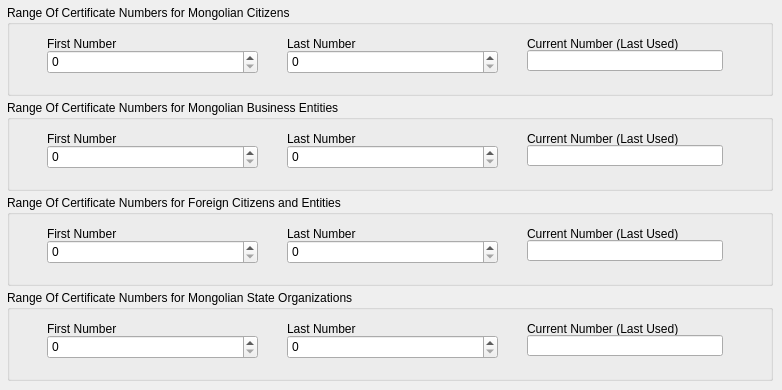
   <widget class="QWidget" name="tab_4">
    <attribute name="title">
     <string>Certificates Numbers</string>
    </attribute>
    <widget class="QGroupBox" name="groupBox_6">
     <property name="geometry">
      <rect>
       <x>7</x>
       <y>5</y>
       <width>766</width>
       <height>91</height>
      </rect>
     </property>
     <property name="title">
      <string>Range Of Certificate Numbers for Mongolian Citizens</string>
     </property>
     <widget class="QLabel" name="label_25">
      <property name="geometry">
       <rect>
        <x>40</x>
        <y>30</y>
        <width>210</width>
        <height>17</height>
       </rect>
      </property>
      <property name="text">
       <string>First Number</string>
      </property>
     </widget>
     <widget class="QLabel" name="label_26">
      <property name="geometry">
       <rect>
        <x>280</x>
        <y>30</y>
        <width>210</width>
        <height>17</height>
       </rect>
      </property>
      <property name="text">
       <string>Last Number</string>
      </property>
     </widget>
     <widget class="QLabel" name="label_27">
      <property name="geometry">
       <rect>
        <x>520</x>
        <y>30</y>
        <width>210</width>
        <height>17</height>
       </rect>
      </property>
      <property name="text">
       <string>Current Number (Last Used)</string>
      </property>
     </widget>
     <widget class="QSpinBox" name="mn_citizen_first_number_spinbox">
      <property name="geometry">
       <rect>
        <x>40</x>
        <y>45</y>
        <width>211</width>
        <height>24</height>
       </rect>
      </property>
      <property name="maximum">
       <number>2147483644</number>
      </property>
     </widget>
     <widget class="QSpinBox" name="mn_citizen_last_number_spinbox">
      <property name="geometry">
       <rect>
        <x>280</x>
        <y>45</y>
        <width>211</width>
        <height>24</height>
       </rect>
      </property>
      <property name="maximum">
       <number>2147483645</number>
      </property>
     </widget>
     <widget class="QLineEdit" name="mn_citizen_current_number_ledit">
      <property name="geometry">
       <rect>
        <x>520</x>
        <y>45</y>
        <width>196</width>
        <height>21</height>
       </rect>
      </property>
      <property name="readOnly">
       <bool>true</bool>
      </property>
     </widget>
    </widget>
    <widget class="QGroupBox" name="groupBox_11">
     <property name="geometry">
      <rect>
       <x>7</x>
       <y>100</y>
       <width>766</width>
       <height>91</height>
      </rect>
     </property>
     <property name="title">
      <string>Range Of Certificate Numbers for Mongolian Business Entities</string>
     </property>
     <widget class="QLabel" name="label_29">
      <property name="geometry">
       <rect>
        <x>40</x>
        <y>30</y>
        <width>210</width>
        <height>17</height>
       </rect>
      </property>
      <property name="text">
       <string>First Number</string>
      </property>
     </widget>
     <widget class="QLabel" name="label_30">
      <property name="geometry">
       <rect>
        <x>280</x>
        <y>30</y>
        <width>210</width>
        <height>17</height>
       </rect>
      </property>
      <property name="text">
       <string>Last Number</string>
      </property>
     </widget>
     <widget class="QLabel" name="label_31">
      <property name="geometry">
       <rect>
        <x>520</x>
        <y>30</y>
        <width>210</width>
        <height>17</height>
       </rect>
      </property>
      <property name="text">
       <string>Current Number (Last Used)</string>
      </property>
     </widget>
     <widget class="QSpinBox" name="mn_business_first_number_spinbox">
      <property name="geometry">
       <rect>
        <x>40</x>
        <y>45</y>
        <width>211</width>
        <height>24</height>
       </rect>
      </property>
      <property name="maximum">
       <number>2147483644</number>
      </property>
     </widget>
     <widget class="QSpinBox" name="mn_business_last_number_spinbox">
      <property name="geometry">
       <rect>
        <x>280</x>
        <y>45</y>
        <width>211</width>
        <height>24</height>
       </rect>
      </property>
      <property name="maximum">
       <number>2147483645</number>
      </property>
     </widget>
     <widget class="QLineEdit" name="mn_business_current_number_ledit">
      <property name="geometry">
       <rect>
        <x>520</x>
        <y>45</y>
        <width>196</width>
        <height>21</height>
       </rect>
      </property>
      <property name="readOnly">
       <bool>true</bool>
      </property>
     </widget>
    </widget>
    <widget class="QGroupBox" name="groupBox_13">
     <property name="geometry">
      <rect>
       <x>7</x>
       <y>195</y>
       <width>766</width>
       <height>91</height>
      </rect>
     </property>
     <property name="title">
      <string>Range Of Certificate Numbers for Foreign Citizens and Entities</string>
     </property>
     <widget class="QLabel" name="label_32">
      <property name="geometry">
       <rect>
        <x>40</x>
        <y>30</y>
        <width>210</width>
        <height>17</height>
       </rect>
      </property>
      <property name="text">
       <string>First Number</string>
      </property>
     </widget>
     <widget class="QLabel" name="label_33">
      <property name="geometry">
       <rect>
        <x>280</x>
        <y>30</y>
        <width>210</width>
        <height>17</height>
       </rect>
      </property>
      <property name="text">
       <string>Last Number</string>
      </property>
     </widget>
     <widget class="QLabel" name="label_34">
      <property name="geometry">
       <rect>
        <x>520</x>
        <y>30</y>
        <width>210</width>
        <height>17</height>
       </rect>
      </property>
      <property name="text">
       <string>Current Number (Last Used)</string>
      </property>
     </widget>
     <widget class="QSpinBox" name="foreign_first_number_spinbox">
      <property name="geometry">
       <rect>
        <x>40</x>
        <y>45</y>
        <width>211</width>
        <height>24</height>
       </rect>
      </property>
      <property name="maximum">
       <number>2147483644</number>
      </property>
     </widget>
     <widget class="QSpinBox" name="foreign_last_number_spinbox">
      <property name="geometry">
       <rect>
        <x>280</x>
        <y>45</y>
        <width>211</width>
        <height>24</height>
       </rect>
      </property>
      <property name="maximum">
       <number>2147483645</number>
      </property>
     </widget>
     <widget class="QLineEdit" name="foreign_current_number_ledit">
      <property name="geometry">
       <rect>
        <x>520</x>
        <y>45</y>
        <width>196</width>
        <height>21</height>
       </rect>
      </property>
      <property name="readOnly">
       <bool>true</bool>
      </property>
     </widget>
    </widget>
    <widget class="QGroupBox" name="groupBox_14">
     <property name="geometry">
      <rect>
       <x>7</x>
       <y>290</y>
       <width>766</width>
       <height>91</height>
      </rect>
     </property>
     <property name="title">
      <string>Range Of Certificate Numbers for Mongolian State Organizations</string>
     </property>
     <widget class="QLabel" name="label_35">
      <property name="geometry">
       <rect>
        <x>40</x>
        <y>30</y>
        <width>210</width>
        <height>17</height>
       </rect>
      </property>
      <property name="text">
       <string>First Number</string>
      </property>
     </widget>
     <widget class="QLabel" name="label_36">
      <property name="geometry">
       <rect>
        <x>280</x>
        <y>30</y>
        <width>210</width>
        <height>17</height>
       </rect>
      </property>
      <property name="text">
       <string>Last Number</string>
      </property>
     </widget>
     <widget class="QLabel" name="label_37">
      <property name="geometry">
       <rect>
        <x>520</x>
        <y>30</y>
        <width>210</width>
        <height>17</height>
       </rect>
      </property>
      <property name="text">
       <string>Current Number (Last Used)</string>
      </property>
     </widget>
     <widget class="QSpinBox" name="mn_org_first_number_spinbox">
      <property name="geometry">
       <rect>
        <x>40</x>
        <y>45</y>
        <width>211</width>
        <height>24</height>
       </rect>
      </property>
      <property name="maximum">
       <number>2147483644</number>
      </property>
     </widget>
     <widget class="QSpinBox" name="mn_org_last_number_spinbox">
      <property name="geometry">
       <rect>
        <x>280</x>
        <y>45</y>
        <width>211</width>
        <height>24</height>
       </rect>
      </property>
      <property name="maximum">
       <number>2147483645</number>
      </property>
     </widget>
     <widget class="QLineEdit" name="mn_org_current_number_ledit">
      <property name="geometry">
       <rect>
        <x>520</x>
        <y>45</y>
        <width>196</width>
        <height>21</height>
       </rect>
      </property>
      <property name="readOnly">
       <bool>true</bool>
      </property>
     </widget>
    </widget>
   </widget>
